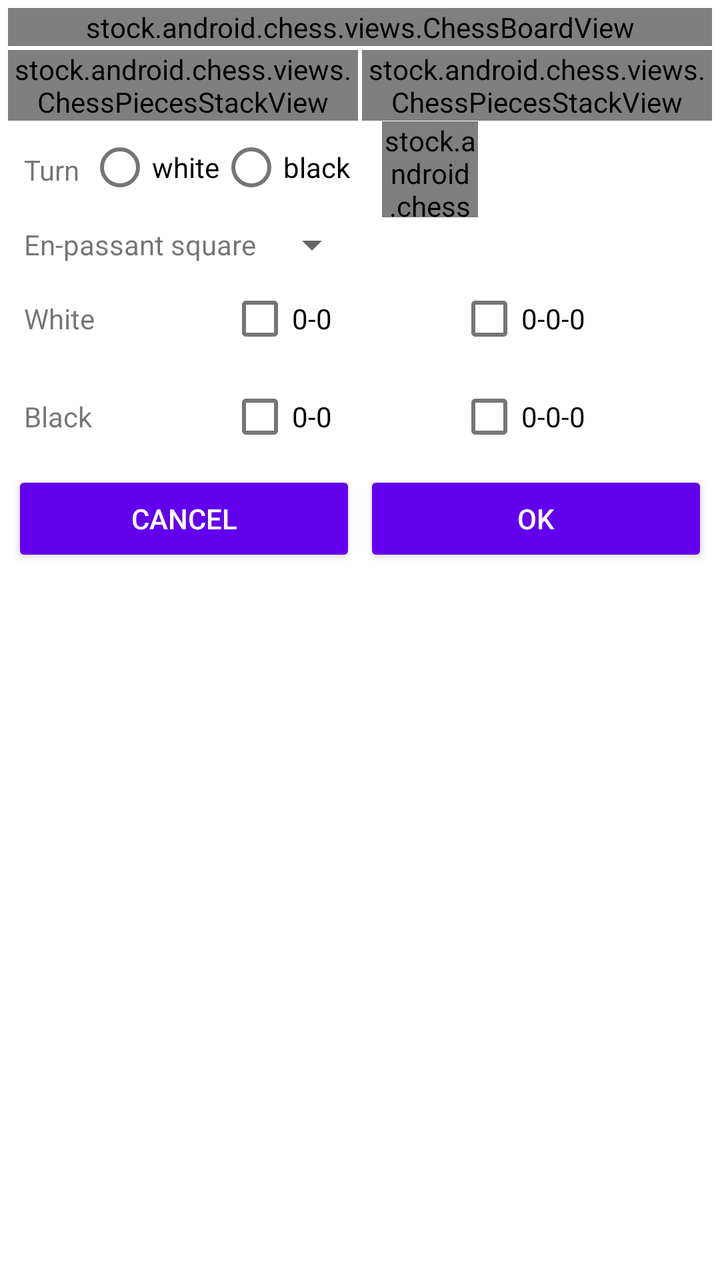
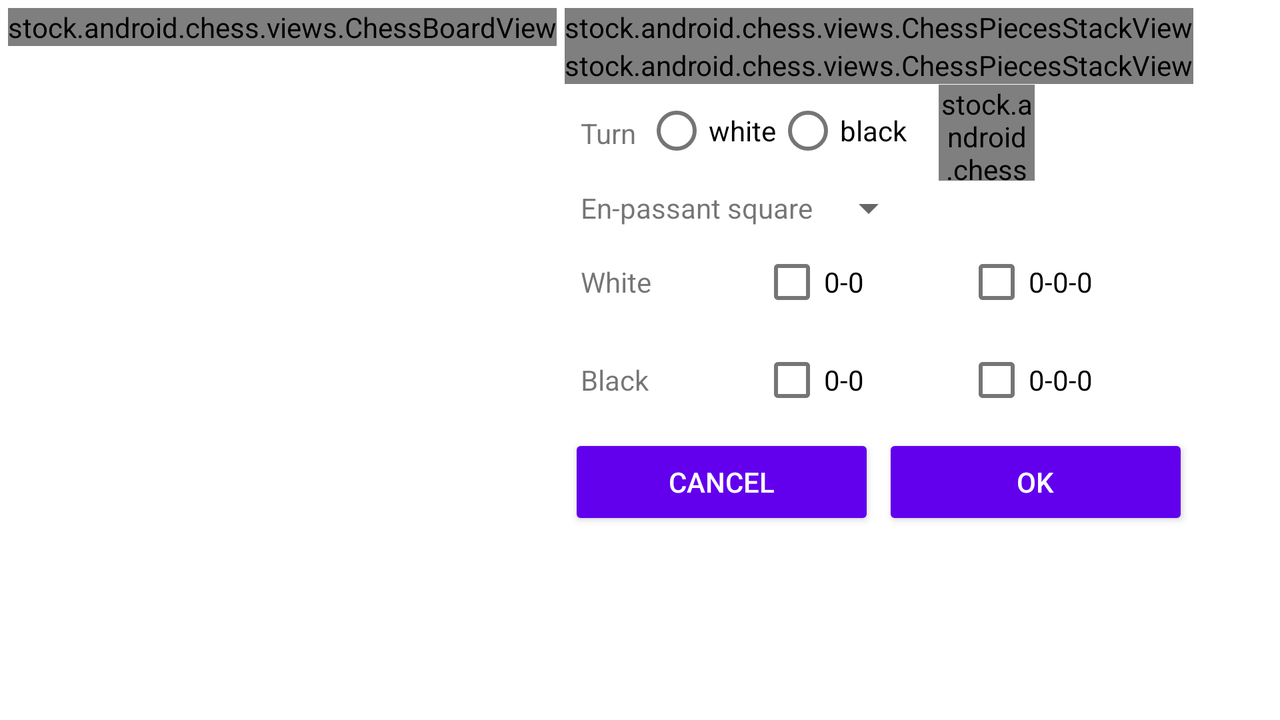

Compare how this app lays out the same screen by default and in its alternative resource folder. The renders come first, then the two layout files and the values they reference.
<!-- AndroidManifest.xml: application theme Theme.MyApplication -->
<!-- res/layout/setup.xml -->
<?xml version="1.0" encoding="utf-8"?>
<LinearLayout xmlns:android="http://schemas.android.com/apk/res/android"
    android:orientation="vertical"
    android:layout_width="fill_parent"
    android:layout_height="fill_parent"
    android:padding="4dip"
    android:id="@+id/LayoutMain">

    <include
        layout="@layout/chessboard"
        android:layout_width="match_parent"
        android:layout_height="wrap_content"
        android:id="@+id/includeboard" />

    <TableLayout
        android:layout_width="match_parent"
        android:layout_height="wrap_content"
        android:layout_marginTop="2dip">
        <TableRow android:layout_width="match_parent"
            android:layout_height="wrap_content">

            <stock.android.chess.views.ChessPiecesStackView
                android:layout_width="0dp"
                android:layout_height="wrap_content"
                android:layout_weight="2"
                android:layout_marginRight="1dip"
                android:id="@+id/blackPieces" />

            <stock.android.chess.views.ChessPiecesStackView
                android:layout_width="0dp"
                android:layout_height="wrap_content"
                android:layout_weight="2"
                android:layout_marginLeft="1dip"
                android:id="@+id/whitePieces" />

        </TableRow>
    </TableLayout>

    <ScrollView android:layout_width="fill_parent"
        android:layout_height="fill_parent">

        <LinearLayout
            android:orientation="vertical"
            android:layout_width="match_parent"
            android:layout_height="wrap_content">
            <TableLayout
                android:layout_width="match_parent"
                android:layout_height="wrap_content">
                <TableRow  style="@style/MyRowStyle">
                    <TextView
                        android:id="@+id/TextViewSetupTurn"
                        android:text="@string/msg_setup_turn"
                        style="@style/MyLabelTextStyle"
                        android:layout_width="wrap_content"
                        android:layout_height="wrap_content" />

                    <RadioGroup
                        android:id="@+id/RadioGroupSetup"
                        android:orientation="horizontal"
                        style="@style/MyRowStyle"
                        android:layout_width="fill_parent"
                        android:layout_height="wrap_content">

                        <RadioButton
                            android:id="@+id/RadioSetupTurnWhite"
                            android:text="@string/msg_setup_turn_white"
                            android:layout_width="wrap_content"
                            android:layout_height="wrap_content" />

                        <RadioButton
                            android:id="@+id/RadioSetupTurnBlack"
                            android:text="@string/msg_setup_turn_black"
                            android:layout_width="wrap_content"
                            android:layout_height="wrap_content" />
                    </RadioGroup>

                    <stock.android.chess.views.ChessPiecesStackView
                        android:layout_width="@dimen/imageButtonSize"
                        android:layout_height="@dimen/imageButtonSize"
                        android:layout_marginLeft="16dip"
                        android:layout_marginRight="4dip"
                        android:id="@+id/duckStack" />

                </TableRow>
            </TableLayout>

            <TableLayout
                android:id="@+id/TableSetupEnPassant"
                android:layout_width="fill_parent"
                android:layout_height="wrap_content">

                <TableRow style="@style/MyRowStyle">

                    <TextView
                        android:text="@string/msg_setup_enpassant"
                        style="@style/MyLabelTextStyle"
                        android:layout_width="wrap_content"
                        android:layout_height="wrap_content" />

                    <Spinner
                        android:id="@+id/SpinnerOptionsEnPassant"
                        android:layout_width="fill_parent"
                        android:layout_height="wrap_content" />
                </TableRow>

            </TableLayout>

            <TableLayout
                android:id="@+id/TableSetupCastling"
                android:layout_width="fill_parent"
                android:layout_height="wrap_content"
                android:stretchColumns="*">

                <TableRow
                    android:layout_width="fill_parent"
                    android:layout_height="wrap_content"
                    style="@style/MyRowStyle">

                    <TextView
                        android:text="@string/msg_setup_castle_white"
                        style="@style/MyLabelTextStyle"
                        android:layout_width="wrap_content"
                        android:layout_height="wrap_content" />

                    <CheckBox
                        android:id="@+id/CheckBoxSetupWhiteCastleShort"
                        android:text="0-0"
                        android:layout_width="wrap_content"
                        android:layout_height="wrap_content" />

                    <CheckBox
                        android:id="@+id/CheckBoxSetupWhiteCastleLong"
                        android:text="0-0-0"
                        android:layout_width="wrap_content"
                        android:layout_height="wrap_content" />
                </TableRow>

                <TableRow
                    android:layout_width="fill_parent"
                    android:layout_height="wrap_content"
                    style="@style/MyRowStyle">

                    <TextView
                        android:text="@string/msg_setup_castle_black"
                        style="@style/MyLabelTextStyle"
                        android:layout_width="wrap_content"
                        android:layout_height="wrap_content" />

                    <CheckBox
                        android:id="@+id/CheckBoxSetupBlackCastleShort"
                        android:text="0-0"
                        android:layout_width="fill_parent"
                        android:layout_height="wrap_content" />

                    <CheckBox
                        android:id="@+id/CheckBoxSetupBlackCastleLong"
                        android:text="0-0-0"
                        android:layout_width="fill_parent"
                        android:layout_height="wrap_content" />
                </TableRow>
            </TableLayout>

            <TableLayout
                android:layout_width="fill_parent"
                android:layout_height="wrap_content"
                android:stretchColumns="*">

                <TableRow style="@style/MyRowStyle">

                    <Button
                        android:id="@+id/ButtonSetupOptionsCancel"
                        android:text="@string/button_cancel"
                        android:layout_width="wrap_content"
                        android:layout_margin="2dip"
                        style="@style/ChessButton"/>

                    <Button
                        android:id="@+id/ButtonSetupOptionsOk"
                        android:text="@string/button_ok"
                        android:layout_width="wrap_content"
                        android:layout_margin="2dip"
                        style="@style/ChessButton"/>
                </TableRow>

            </TableLayout>

        </LinearLayout>

    </ScrollView>

</LinearLayout>
<!-- res/layout/chessboard.xml (included above) -->
<?xml version="1.0" encoding="utf-8"?>
<stock.android.chess.views.ChessBoardView xmlns:android="http://schemas.android.com/apk/res/android"
    android:id="@+id/ChessBoardLayout"
    android:focusable="true"
    android:layout_width="wrap_content"
    android:layout_height="wrap_content">

</stock.android.chess.views.ChessBoardView>
<!-- resources referenced by this layout -->
<resources>
  <dimen name="imageButtonSize">48dp</dimen>
  <string name="button_cancel">Cancel</string>
  <string name="button_ok">OK</string>
  <string name="msg_setup_castle_black">Black</string>
  <string name="msg_setup_castle_white">White</string>
  <string name="msg_setup_enpassant">En-passant square</string>
  <string name="msg_setup_turn">Turn</string>
  <string name="msg_setup_turn_black">black</string>
  <string name="msg_setup_turn_white">white</string>
  <style name="ChessButton" parent="android:Widget.Material.Button">
          <item name="android:layout_height">@dimen/imageButtonSize</item>
      </style>
  <style name="MyLabelTextStyle">
          <item name="android:typeface">sans</item>
          <item name="android:paddingTop">1dp</item>
          <item name="android:paddingBottom">1dp</item>
          <item name="android:paddingLeft">8dp</item>
          <item name="android:paddingRight">4dp</item>
          <item name="android:textSize">14sp</item>
      </style>
  <style name="MyRowStyle">
          <item name="android:layout_marginBottom">1dp</item>
          <item name="android:gravity">center_vertical</item>
      </style>
  <style name="Theme.MyApplication" parent="Theme.MaterialComponents.DayNight.DarkActionBar">
          
          <item name="colorPrimary">@color/purple_500</item>
          <item name="colorPrimaryVariant">@color/purple_700</item>
          <item name="colorOnPrimary">@color/white</item>
          
          <item name="colorSecondary">@color/teal_200</item>
          <item name="colorSecondaryVariant">@color/teal_700</item>
          <item name="colorOnSecondary">@color/black</item>
          
          <item name="android:statusBarColor">?attr/colorPrimaryVariant</item>
          
      </style>
  <color name="purple_500">#FF6200EE</color>
  <color name="purple_700">#FF3700B3</color>
  <color name="white">#FFFFFFFF</color>
  <color name="teal_200">#FF03DAC5</color>
  <color name="teal_700">#FF018786</color>
  <color name="black">#FF000000</color>
</resources>
<!-- res/layout-land/setup.xml (the repository's variant of the layout above) -->
<!-- drawn on the phone turned sideways -->
<?xml version="1.0" encoding="utf-8"?>
<LinearLayout xmlns:android="http://schemas.android.com/apk/res/android"
    android:orientation="horizontal"
    android:layout_width="fill_parent"
    android:layout_height="fill_parent"
    android:padding="4dip"
    android:id="@+id/LayoutMain">

    <include
        layout="@layout/chessboard"
        android:layout_width="wrap_content"
        android:layout_height="wrap_content"
        android:id="@+id/includeboard" />

    <LinearLayout
        android:orientation="vertical"
        android:layout_width="wrap_content"
        android:layout_height="match_parent"
        android:layout_marginLeft="4dip">


        <stock.android.chess.views.ChessPiecesStackView
            android:layout_width="wrap_content"
            android:layout_height="wrap_content"
            android:id="@+id/blackPieces" />

        <stock.android.chess.views.ChessPiecesStackView
            android:layout_width="wrap_content"
            android:layout_height="wrap_content"
            android:id="@+id/whitePieces" />

        <ScrollView android:layout_width="fill_parent"
            android:layout_height="fill_parent">

            <LinearLayout
                android:orientation="vertical"
                android:layout_width="match_parent"
                android:layout_height="wrap_content">
                <TableLayout
                    android:layout_width="match_parent"
                    android:layout_height="wrap_content">
                    <TableRow  style="@style/MyRowStyle">
                        <TextView
                            android:id="@+id/TextViewSetupTurn"
                            android:text="@string/msg_setup_turn"
                            style="@style/MyLabelTextStyle"
                            android:layout_width="wrap_content"
                            android:layout_height="wrap_content" />

                        <RadioGroup
                            android:id="@+id/RadioGroupSetup"
                            android:orientation="horizontal"
                            style="@style/MyRowStyle"
                            android:layout_width="fill_parent"
                            android:layout_height="wrap_content">

                            <RadioButton
                                android:id="@+id/RadioSetupTurnWhite"
                                android:text="@string/msg_setup_turn_white"
                                android:layout_width="wrap_content"
                                android:layout_height="wrap_content" />

                            <RadioButton
                                android:id="@+id/RadioSetupTurnBlack"
                                android:text="@string/msg_setup_turn_black"
                                android:layout_width="wrap_content"
                                android:layout_height="wrap_content" />
                        </RadioGroup>

                        <stock.android.chess.views.ChessPiecesStackView
                            android:layout_width="@dimen/imageButtonSize"
                            android:layout_height="@dimen/imageButtonSize"
                            android:layout_marginLeft="16dip"
                            android:layout_marginRight="4dip"
                            android:id="@+id/duckStack" />
                    </TableRow>
                </TableLayout>

                <TableLayout
                    android:id="@+id/TableSetupEnPassant"
                    android:layout_width="fill_parent"
                    android:layout_height="wrap_content">

                    <TableRow style="@style/MyRowStyle">

                        <TextView
                            android:text="@string/msg_setup_enpassant"
                            style="@style/MyLabelTextStyle"
                            android:layout_width="wrap_content"
                            android:layout_height="wrap_content" />

                        <Spinner
                            android:id="@+id/SpinnerOptionsEnPassant"
                            android:layout_width="fill_parent"
                            android:layout_height="wrap_content" />
                    </TableRow>

                </TableLayout>

                <TableLayout
                    android:id="@+id/TableSetupCastling"
                    android:layout_width="fill_parent"
                    android:layout_height="wrap_content"
                    android:stretchColumns="*">

                    <TableRow
                        android:layout_width="fill_parent"
                        android:layout_height="wrap_content"
                        style="@style/MyRowStyle">

                        <TextView
                            android:text="@string/msg_setup_castle_white"
                            style="@style/MyLabelTextStyle"
                            android:layout_width="wrap_content"
                            android:layout_height="wrap_content" />

                        <CheckBox
                            android:id="@+id/CheckBoxSetupWhiteCastleShort"
                            android:text="0-0"
                            android:layout_width="wrap_content"
                            android:layout_height="wrap_content" />

                        <CheckBox
                            android:id="@+id/CheckBoxSetupWhiteCastleLong"
                            android:text="0-0-0"
                            android:layout_width="wrap_content"
                            android:layout_height="wrap_content" />
                    </TableRow>

                    <TableRow
                        android:layout_width="fill_parent"
                        android:layout_height="wrap_content"
                        style="@style/MyRowStyle">

                        <TextView
                            android:text="@string/msg_setup_castle_black"
                            style="@style/MyLabelTextStyle"
                            android:layout_width="wrap_content"
                            android:layout_height="wrap_content" />

                        <CheckBox
                            android:id="@+id/CheckBoxSetupBlackCastleShort"
                            android:text="0-0"
                            android:layout_width="fill_parent"
                            android:layout_height="wrap_content" />

                        <CheckBox
                            android:id="@+id/CheckBoxSetupBlackCastleLong"
                            android:text="0-0-0"
                            android:layout_width="fill_parent"
                            android:layout_height="wrap_content" />
                    </TableRow>
                </TableLayout>

                <TableLayout
                    android:layout_width="fill_parent"
                    android:layout_height="wrap_content"
                    android:stretchColumns="*">

                    <TableRow style="@style/MyRowStyle">

                        <Button
                            android:id="@+id/ButtonSetupOptionsCancel"
                            android:text="@string/button_cancel"
                            android:layout_width="wrap_content"
                            android:layout_margin="2dip"
                            style="@style/ChessButton"/>

                        <Button
                            android:id="@+id/ButtonSetupOptionsOk"
                            android:text="@string/button_ok"
                            android:layout_width="wrap_content"
                            android:layout_margin="2dip"
                            style="@style/ChessButton"/>
                    </TableRow>

                </TableLayout>

            </LinearLayout>

        </ScrollView>
    </LinearLayout>

</LinearLayout>
